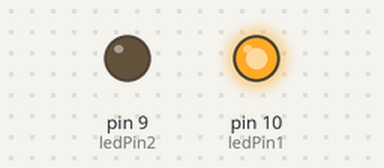
A sketch run on a simulated Arduino Uno, built with avr-gcc and run on an emulated ATmega328P. On the bench: output pins drawn as LEDs (lit = HIGH).

Above: at 2.0 s.
At 6.5 s:
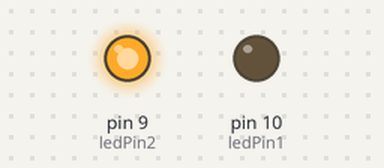
Timing chart, 0 to 7.9 s (numbered marks = the images above):
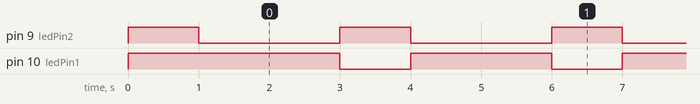

Measured:
- by itself, pin 9 (ledPin2): alternates HIGH for 1.0 s and LOW for 2.0 s
- by itself, pin 10 (ledPin1): alternates HIGH for 2.0 s and LOW for 1.0 s

The sketch:

sketch_checktemp.ino
```cpp
int ledPin1 = 10;
int ledPin2 = 9;
int temp = 29;
void setup() {
  // put your setup code here, to run once:
  pinMode(ledPin1, OUTPUT);
  pinMode(ledPin2, OUTPUT);
  digitalWrite(ledPin1, HIGH);
  digitalWrite(ledPin2, HIGH);
  delay(1000);
  digitalWrite(ledPin1, LOW);
  digitalWrite(ledPin2, LOW);
}

void loop() {

  // put your main code here, to run repeatedly:
  // If temperature is under 30C turns on the light red.
    if (temp < 30)
    {
      digitalWrite(ledPin1, HIGH);
      digitalWrite(ledPin2, LOW);
      delay(1000);
      temp = 31;
      delay(1000);
    }
    else
    {
      digitalWrite(ledPin1, LOW);
      digitalWrite(ledPin2, HIGH);
      delay(1000);
      temp = 29;
    }
}
```
